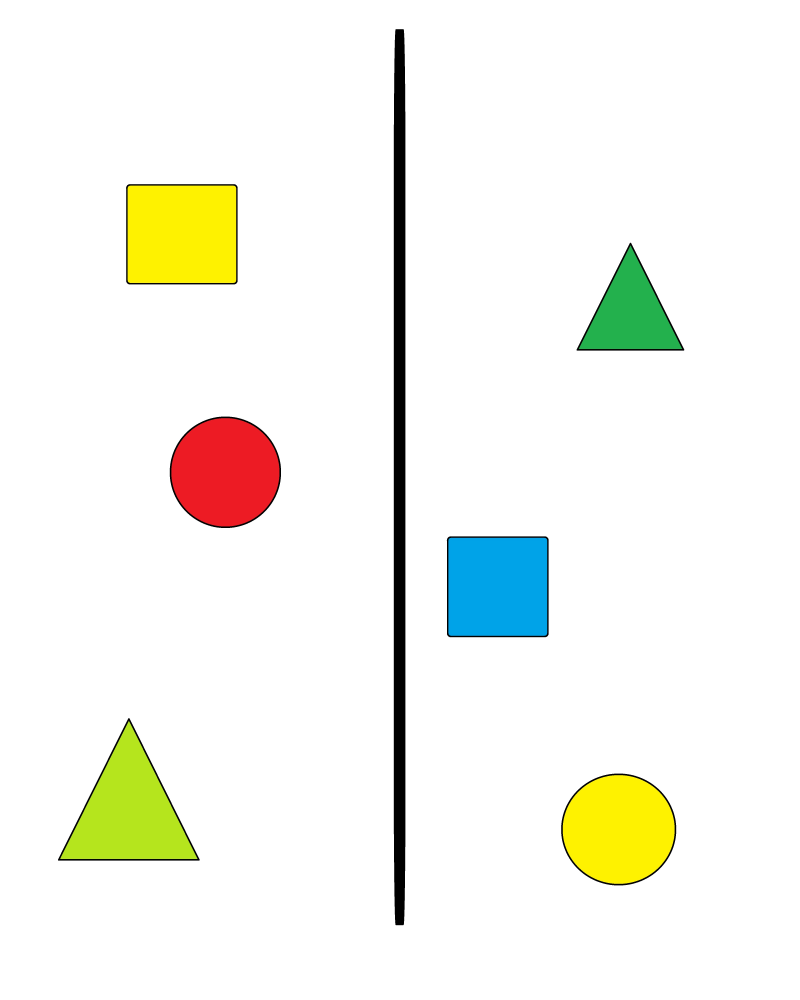
#> input picture detection_system_pro_max/venue.jpg, 4000 x 5000 px, given in place of the camera (shown at 1/5 size)
$ python detection_system_pro.py
#> lines starting #> are read from the running program, lines starting #| are printed output that depends on the picture; after the words box and inside, x2 and y2 are one past the last pixel; in counts of white or black regions, pixels touching at a corner belong together
import cv2
import numpy as np

#霍夫检测四边形
# [88 lines left out: functions detect_color_square_triangle, detect_color_circles, hsv_detect, not called in this run]


# cv识别程序主体
capture = cv2.VideoCapture(0)
# 设置摄像头分辨率为720p/1080p
capture.set(cv2.CAP_PROP_FRAME_WIDTH, 1280)
capture.set(cv2.CAP_PROP_FRAME_HEIGHT, 720)
# 检查是否正确打开
if capture.isOpened():
    open, frame = capture.read()
#> frame is the input picture: shape (5000, 4000, 3); mean B, G, R 237.6, 245.7, 245
else:
    open = False

# 获取视频信息
width = int(capture.get(cv2.CAP_PROP_FRAME_WIDTH))
height = int(capture.get(cv2.CAP_PROP_FRAME_HEIGHT))

# 创建VideoWriter对象
# out = cv2.VideoWriter('output_video.mp4', cv2.VideoWriter_fourcc(*'mp4v'), fps, (width, height))

# 当正确打开时
while open:
    ret, frame = capture.read()
    # 对每一帧进行处理，例如进行目标检测等

    # 逆光补偿
    clahe = cv2.createCLAHE(clipLimit=2.0, tileGridSize=(8, 8))
    lab = cv2.cvtColor(frame, cv2.COLOR_BGR2LAB)
#> lab: shape (5000, 4000, 3); mean of channels 0, 1, 2 246.6, 127.5, 131.6
    l, a, b = cv2.split(lab)
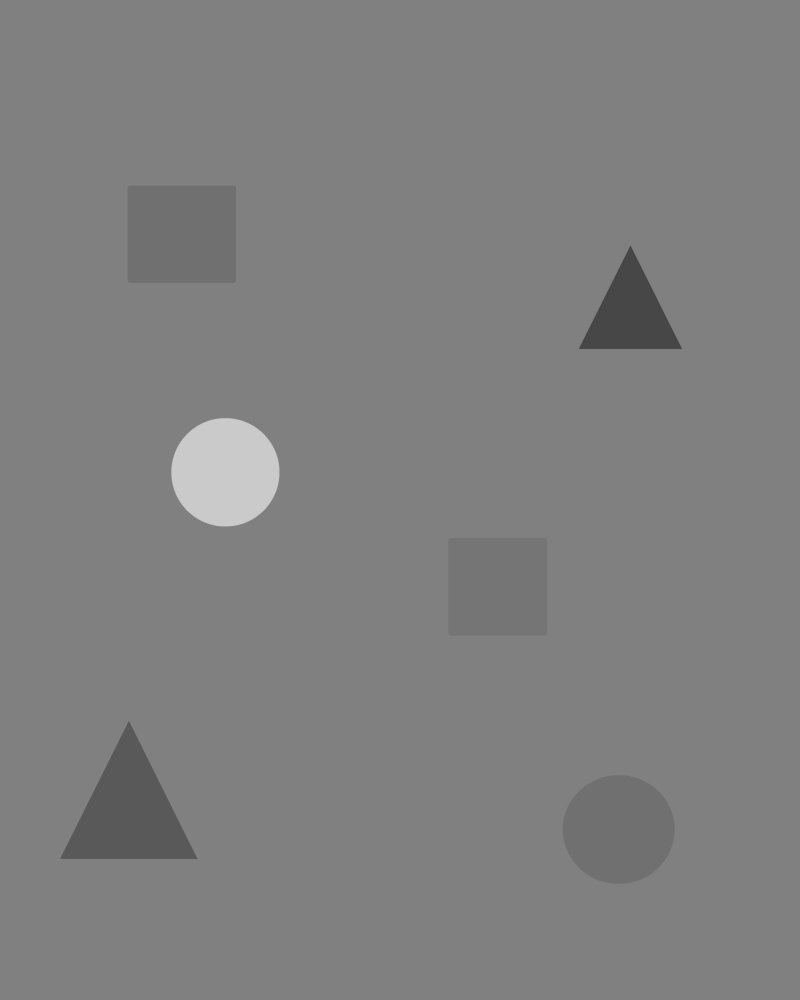
#> a: shape (5000, 4000) (shown at 1/5 size); min 68, max 205, mean 127.5
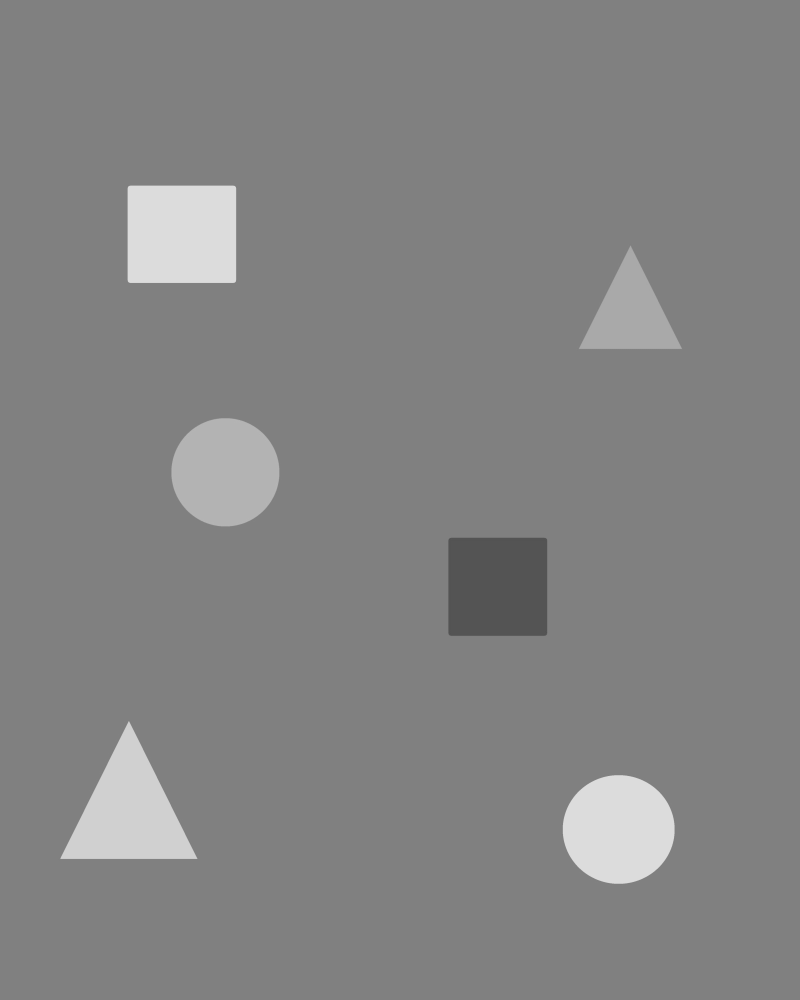
#> b: shape (5000, 4000) (shown at 1/5 size); min 77, max 221, mean 131.6
    l = clahe.apply(l)
    lab = cv2.merge((l, a, b))
#> lab: shape (5000, 4000, 3); mean of channels 0, 1, 2 246.6, 127.5, 131.6
    frame = cv2.cvtColor(lab, cv2.COLOR_LAB2BGR)

    # 白色边界填充
    # top_size, bottom_size, left_size, right_size = (10, 10, 10, 10)  # 边界宽度
    # frame2 = cv2.copyMakeBorder(frame, top_size, bottom_size, left_size, right_size, cv2.BORDER_CONSTANT,
    # value=(255, 255, 255))

    #灰度图处理
    frame2 = cv2.cvtColor(frame, cv2.COLOR_BGR2GRAY)  # 如果缺少会导致CV_8UC1报错
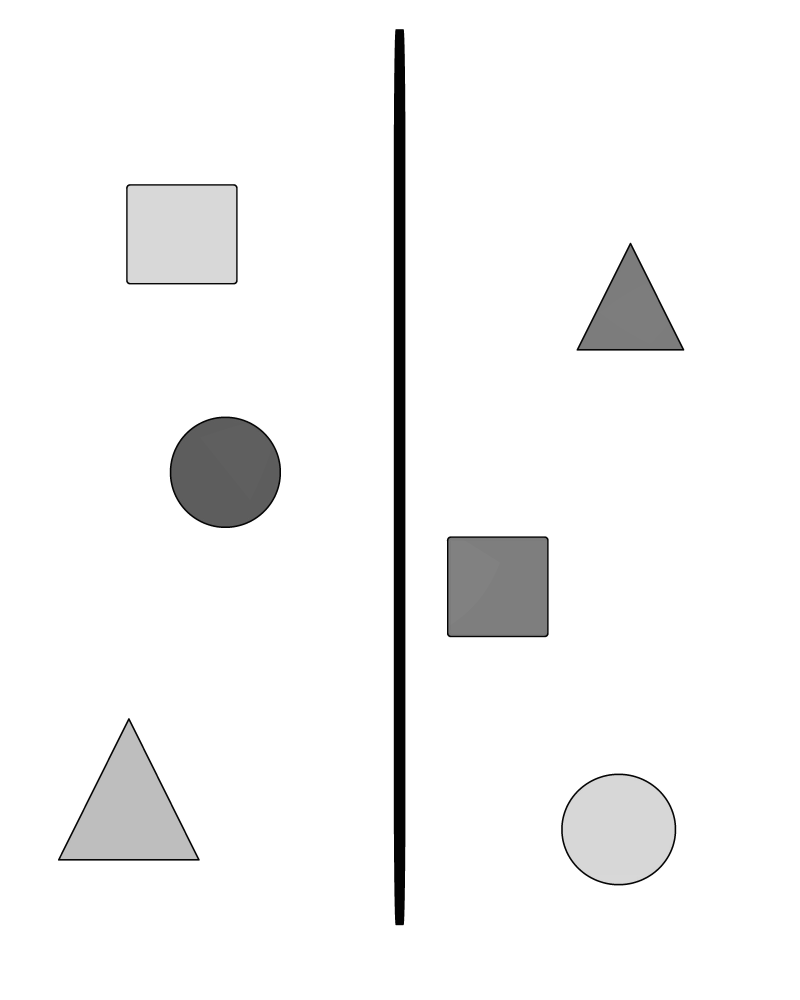
#> frame2: shape (5000, 4000) (shown at 1/5 size); min 3, max 255, mean 244.6

    # 二值化处理
    _, thresh = cv2.threshold(frame2, 175, 175, cv2.THRESH_TRUNC)
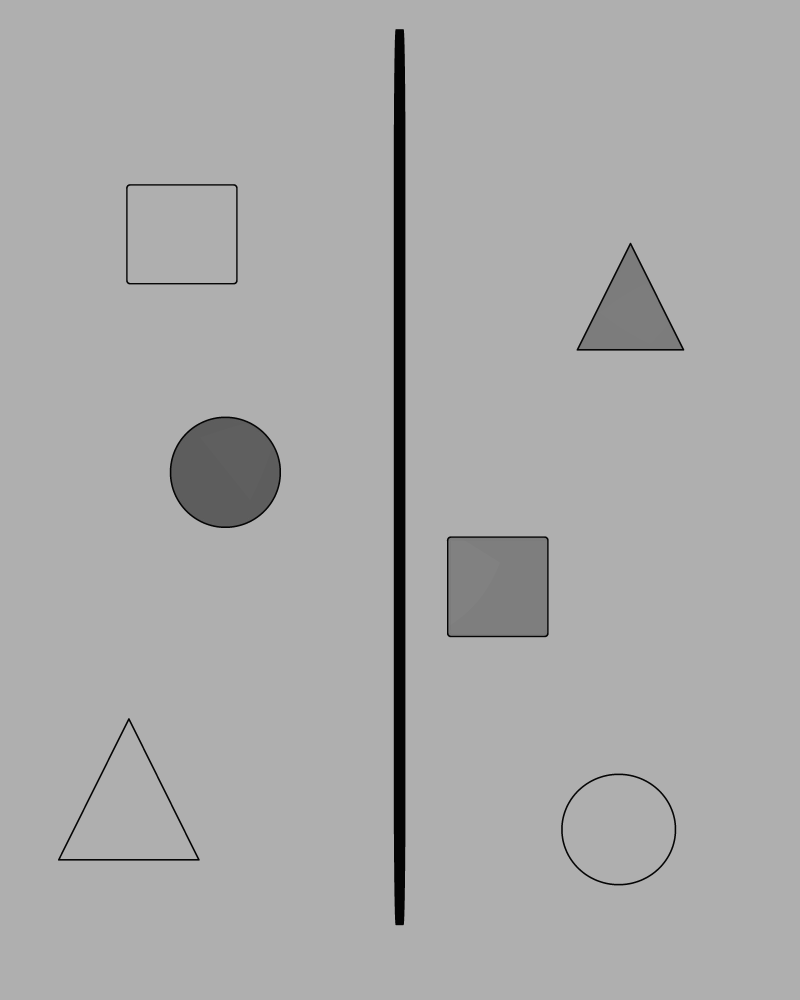
#> thresh: shape (5000, 4000) (shown at 1/5 size); min 3, max 175, mean 170.2
    _, thresh2 = cv2.threshold(frame2, 150, 255, cv2.THRESH_BINARY)
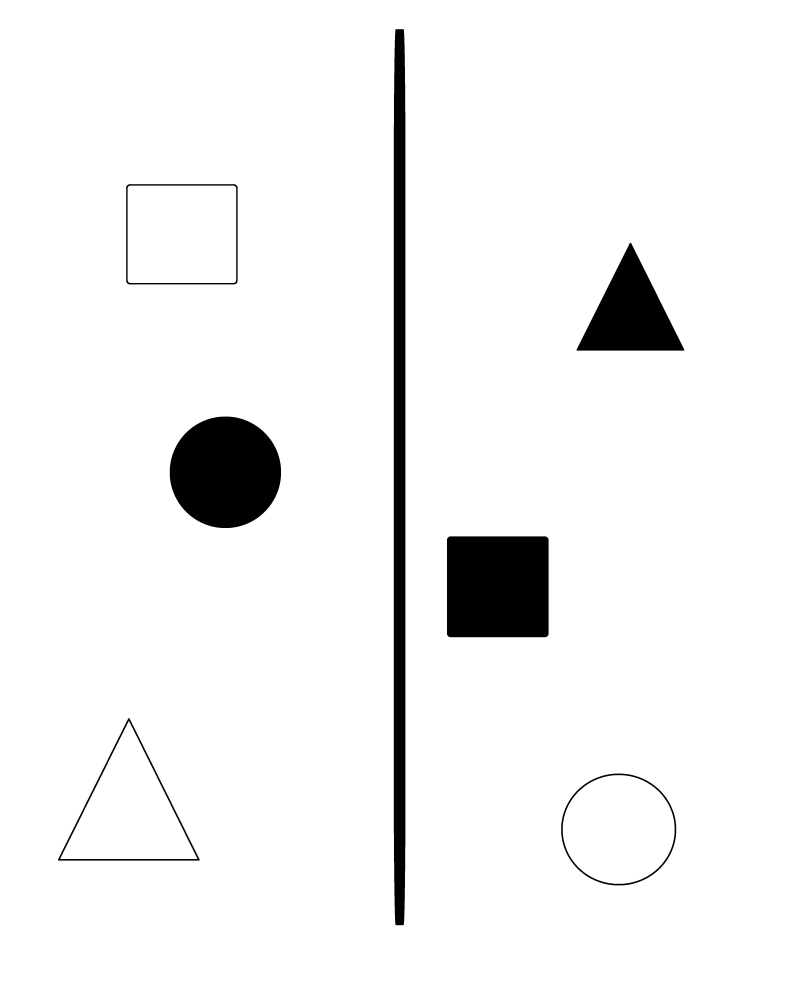
#> thresh2: shape (5000, 4000) (shown at 1/5 size); 95.3% white; 7 black regions
    # 提取轮廓
    contours, _ = cv2.findContours(thresh2, cv2.RETR_TREE, cv2.CHAIN_APPROX_NONE)
#> contours = 11 contours; largest, box (x1, y1, x2, y2) and area: (0, 0, 4000, 5000) 19991001, (629, 920, 1189, 1423) 279814, (638, 928, 1181, 1415) 263238, (1968, 145, 2028, 4627) 259436, (289, 3590, 1000, 4304) 256960

    if contours is not None:
        for contour in contours:
            # 面积
            area = cv2.contourArea(contour)
            # 边界矩形
            x, y, w, h = cv2.boundingRect(contour)
            if area > 3000 and area < 50000 and w / h > 0.8 and w / h < 1.25:
                # 剪裁可能存在图形的ROI区域
                frame_ROI=frame[x:x+w,y:y+h]
                # 添加边界检查和非空检查
                if frame_ROI is not None and frame_ROI.shape[0]>0 and frame_ROI.shape[1]>0:
                    # cv2.imshow("1", frame_ROI)
                    ret,frame[x:x+w,y:y+h]=hsv_detect(frame_ROI, area) #进行hsv霍夫检测，处理后缝合
                    if ret == 1:
                        # 画外接矩形
                        cv2.rectangle(frame, (x - 5, y - 5), (x + w + 5, y + h + 5), (0, 255, 0), 2)
                        # 画轮廓
                        result = cv2.drawContours(frame, [contour], 0, (0, 0, 255), 2)
                        # 找到图形轮廓中心坐标
                        M = cv2.moments(contour)
                        center_x = int(M['m10'] / M['m00'])
                        center_y = int(M['m01'] / M['m00'])
                        # print("图形的中心坐标为：({}, {})".format(center_x, center_y))
                        # 画圆心
                        cv2.circle(frame, (center_x, center_y), 1, (255, 0, 255), 1)
                        # put中心坐标
                        cv2.putText(frame, "[" + str(center_x) + "," + str(center_y) + "]", (center_x, center_y - 10),
                                    cv2.FONT_HERSHEY_SIMPLEX, 0.5, (255, 0, 255), 1)
#> this loop made 11 passes
#> (area, x, y, w, h) on passes 1 to 11: (19991001, 0, 0, 4000, 5000), (254058, 2805, 3867, 577, 561), (238427, 2814, 3876, 559, 543), (256960.5, 289, 3590, 711, 714), (236667, 301, 3604, 687, 691), (256743, 2233, 2681, 511, 506), (244839, 848, 2082, 558, 559), (148612.5, 2882, 1213, 541, 541), (279814, 629, 920, 560, 503), (263238, 638, 928, 543, 487), (259435.5, 1968, 145, 60, 4482)

    # 获取摄像头的帧率
    fps = capture.get(cv2.CAP_PROP_FPS)
#> fps = 30
    # print("摄像头帧率:", fps)
    cv2.putText(frame, "FPS:" + str(fps), (20, 20),
                cv2.FONT_HERSHEY_SIMPLEX, 1, (255, 0, 255), 2)

    # 显示完整图
    windows_name: str = 'Camera 1080p'
    # cv2.namedWindow(windows_name, cv2.WINDOW_NORMAL) #窗口大小任意调节
    # cv2.imshow('Video1', thresh2)
    cv2.imshow(windows_name, frame)

    # 写入视频帧
    # out.write(frame)

    if cv2.waitKey(1) & 0xFF == ord('q'):
        # out.release()
#> (key q is pressed here)
        capture.release()
        cv2.destroyAllWindows()
        break
